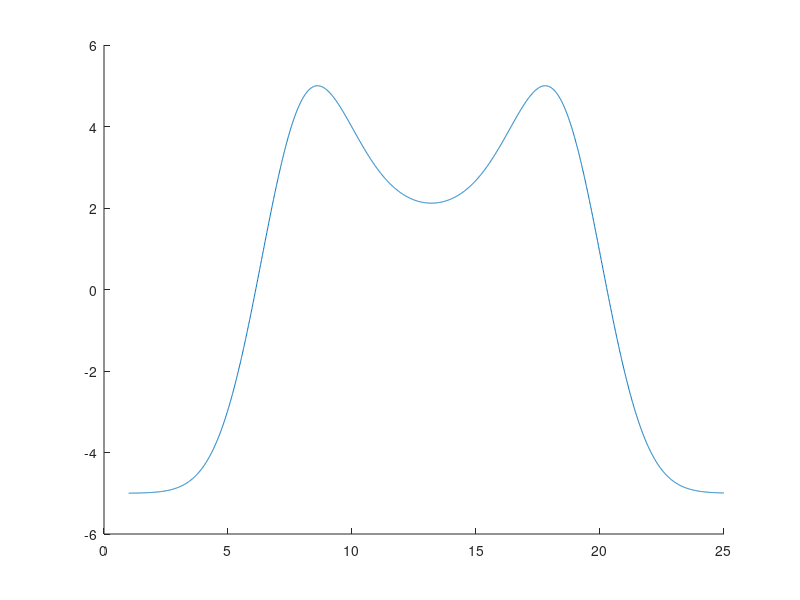

The MATLAB source for this figure:
% Author: Kevin Whitley
% Date created: 200128

% This function produces a line profile of a septum using an explicit
% 'tilted circle' model.

function improf = septum_model_1D(X0, R, psfFWHM, pixSz, X,amp,bg)

if nargin==0
    X0 = 13.1;
    R = 6; % [pix]
    ring_grad = 0;
    psfFWHM = 250;
    pixSz = 65;
    sp = .01; % spacing needs to be low enough to prevent problems with discretization (probably <0.5 or so)
    X = 1:sp:25;
    amp=10;
    bg=-5;
end

sigma = psfFWHM/2.35/pixSz;

x1 = X(1:end-1) - X0;
x2 = X(2:end) - X0;
% arcl_i = 2*R * real(asin(x1/R)) + (1:length(x1))*ring_grad; % arc length out to axi
arcl_i = 2*R * real(asin(x1/R)); % arc length out to axi
arcl_ip1 = 2*R * real(asin(x2/R)); % arc length out to ax(i+1)

ring_prof = abs(arcl_ip1 - arcl_i); % Delta(arc length)

% ring_prof(abs(x1)>R) = 0;

gpdf_fcn = @(a,x) 1/(a(2)*sqrt(2*pi)) * exp(-(x-a(1)).^2 ./ (2*a(2)^2));
gauss = gpdf_fcn([0 sigma], x1);

ring_prof = conv(ring_prof, gauss); % convolve with Gaussian psf
ring_prof = ring_prof(floor(length(gauss)/2):floor((end-length(gauss)/2))+1); % cut ends (convolution increases length of vector)

ring_prof_scale = ring_prof/max(ring_prof(:));

improf = ring_prof_scale*amp+bg;

if nargin==0
    figure
    hold on
    halfX = X - (X(2)-X(1))/2;
    plot(halfX, improf)
end
